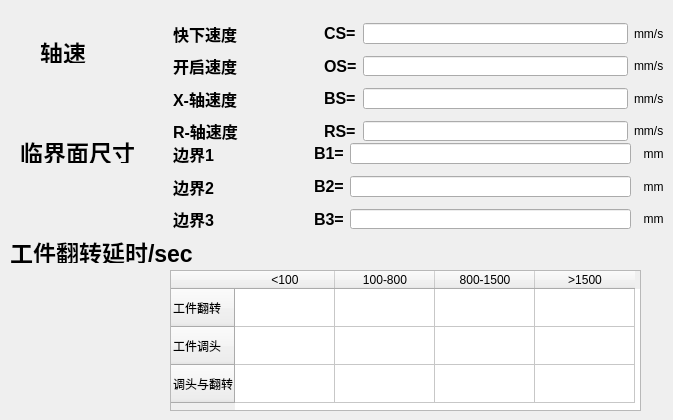
   <widget class="QWidget" name="tab_7">
    <attribute name="title">
     <string>生产用时计算</string>
    </attribute>
    <widget class="QLabel" name="label_114">
     <property name="geometry">
      <rect>
       <x>40</x>
       <y>40</y>
       <width>61</width>
       <height>23</height>
      </rect>
     </property>
     <property name="font">
      <font>
       <pointsize>17</pointsize>
       <weight>75</weight>
       <bold>true</bold>
      </font>
     </property>
     <property name="text">
      <string>轴速</string>
     </property>
    </widget>
    <widget class="QLabel" name="label_215">
     <property name="geometry">
      <rect>
       <x>20</x>
       <y>140</y>
       <width>121</width>
       <height>23</height>
      </rect>
     </property>
     <property name="font">
      <font>
       <pointsize>17</pointsize>
       <weight>75</weight>
       <bold>true</bold>
      </font>
     </property>
     <property name="text">
      <string>临界面尺寸</string>
     </property>
    </widget>
    <widget class="QLabel" name="label_225">
     <property name="geometry">
      <rect>
       <x>10</x>
       <y>240</y>
       <width>201</width>
       <height>23</height>
      </rect>
     </property>
     <property name="font">
      <font>
       <pointsize>17</pointsize>
       <weight>75</weight>
       <bold>true</bold>
      </font>
     </property>
     <property name="text">
      <string>工件翻转延时/sec</string>
     </property>
    </widget>
    <widget class="QTableWidget" name="tableWidget_3">
     <property name="geometry">
      <rect>
       <x>170</x>
       <y>270</y>
       <width>471</width>
       <height>141</height>
      </rect>
     </property>
     <property name="autoScrollMargin">
      <number>16</number>
     </property>
     <attribute name="horizontalHeaderDefaultSectionSize">
      <number>100</number>
     </attribute>
     <attribute name="verticalHeaderDefaultSectionSize">
      <number>38</number>
     </attribute>
     <row>
      <property name="text">
       <string>工件翻转</string>
      </property>
     </row>
     <row>
      <property name="text">
       <string>工件调头</string>
      </property>
     </row>
     <row>
      <property name="text">
       <string>调头与翻转</string>
      </property>
     </row>
     <column>
      <property name="text">
       <string>&lt;100</string>
      </property>
     </column>
     <column>
      <property name="text">
       <string>100-800</string>
      </property>
     </column>
     <column>
      <property name="text">
       <string>800-1500</string>
      </property>
     </column>
     <column>
      <property name="text">
       <string>&gt;1500</string>
      </property>
     </column>
    </widget>
    <widget class="QWidget" name="layoutWidget">
     <property name="geometry">
      <rect>
       <x>173</x>
       <y>23</y>
       <width>491</width>
       <height>118</height>
      </rect>
     </property>
     <layout class="QGridLayout" name="gridLayout_11">
      <property name="verticalSpacing">
       <number>12</number>
      </property>
      <item row="0" column="0">
       <widget class="QLabel" name="label_106">
        <property name="font">
         <font>
          <pointsize>12</pointsize>
          <weight>75</weight>
          <bold>true</bold>
         </font>
        </property>
        <property name="text">
         <string>快下速度                  </string>
        </property>
       </widget>
      </item>
      <item row="0" column="1">
       <widget class="QLabel" name="label_107">
        <property name="font">
         <font>
          <pointsize>12</pointsize>
          <weight>75</weight>
          <bold>true</bold>
         </font>
        </property>
        <property name="text">
         <string>CS=</string>
        </property>
       </widget>
      </item>
      <item row="0" column="2">
       <widget class="QLineEdit" name="line34">
        <property name="text">
         <string/>
        </property>
       </widget>
      </item>
      <item row="0" column="3">
       <widget class="QLabel" name="label_13">
        <property name="text">
         <string>mm/s</string>
        </property>
       </widget>
      </item>
      <item row="1" column="0">
       <widget class="QLabel" name="label_108">
        <property name="font">
         <font>
          <pointsize>12</pointsize>
          <weight>75</weight>
          <bold>true</bold>
         </font>
        </property>
        <property name="text">
         <string>开启速度                  </string>
        </property>
       </widget>
      </item>
      <item row="1" column="1">
       <widget class="QLabel" name="label_109">
        <property name="font">
         <font>
          <pointsize>12</pointsize>
          <weight>75</weight>
          <bold>true</bold>
         </font>
        </property>
        <property name="text">
         <string>OS=</string>
        </property>
       </widget>
      </item>
      <item row="1" column="2">
       <widget class="QLineEdit" name="line35">
        <property name="text">
         <string/>
        </property>
       </widget>
      </item>
      <item row="1" column="3">
       <widget class="QLabel" name="label_14">
        <property name="text">
         <string>mm/s</string>
        </property>
       </widget>
      </item>
      <item row="2" column="0">
       <widget class="QLabel" name="label_110">
        <property name="enabled">
         <bool>true</bool>
        </property>
        <property name="font">
         <font>
          <pointsize>12</pointsize>
          <weight>75</weight>
          <bold>true</bold>
         </font>
        </property>
        <property name="text">
         <string>X-轴速度                  </string>
        </property>
       </widget>
      </item>
      <item row="2" column="1">
       <widget class="QLabel" name="label_111">
        <property name="enabled">
         <bool>true</bool>
        </property>
        <property name="font">
         <font>
          <pointsize>12</pointsize>
          <weight>75</weight>
          <bold>true</bold>
         </font>
        </property>
        <property name="text">
         <string>BS=</string>
        </property>
       </widget>
      </item>
      <item row="2" column="2">
       <widget class="QLineEdit" name="line36">
        <property name="enabled">
         <bool>true</bool>
        </property>
        <property name="text">
         <string/>
        </property>
       </widget>
      </item>
      <item row="2" column="3">
       <widget class="QLabel" name="label_15">
        <property name="enabled">
         <bool>true</bool>
        </property>
        <property name="text">
         <string>mm/s</string>
        </property>
       </widget>
      </item>
      <item row="3" column="0">
       <widget class="QLabel" name="label_112">
        <property name="enabled">
         <bool>true</bool>
        </property>
        <property name="font">
         <font>
          <pointsize>12</pointsize>
          <weight>75</weight>
          <bold>true</bold>
         </font>
        </property>
        <property name="text">
         <string>R-轴速度                  </string>
        </property>
       </widget>
      </item>
      <item row="3" column="1">
       <widget class="QLabel" name="label_113">
        <property name="enabled">
         <bool>true</bool>
        </property>
        <property name="font">
         <font>
          <pointsize>12</pointsize>
          <weight>75</weight>
          <bold>true</bold>
         </font>
        </property>
        <property name="text">
         <string>RS=</string>
        </property>
       </widget>
      </item>
      <item row="3" column="2">
       <widget class="QLineEdit" name="line37">
        <property name="enabled">
         <bool>true</bool>
        </property>
        <property name="text">
         <string/>
        </property>
       </widget>
      </item>
      <item row="3" column="3">
       <widget class="QLabel" name="label_16">
        <property name="enabled">
         <bool>true</bool>
        </property>
        <property name="text">
         <string>mm/s</string>
        </property>
       </widget>
      </item>
     </layout>
    </widget>
    <widget class="QWidget" name="layoutWidget">
     <property name="geometry">
      <rect>
       <x>173</x>
       <y>143</y>
       <width>491</width>
       <height>86</height>
      </rect>
     </property>
     <layout class="QGridLayout" name="gridLayout_12">
      <property name="verticalSpacing">
       <number>12</number>
      </property>
      <item row="0" column="0">
       <widget class="QLabel" name="label_216">
        <property name="font">
         <font>
          <pointsize>12</pointsize>
          <weight>75</weight>
          <bold>true</bold>
         </font>
        </property>
        <property name="text">
         <string>边界1                     </string>
        </property>
       </widget>
      </item>
      <item row="0" column="1">
       <widget class="QLabel" name="label_217">
        <property name="font">
         <font>
          <pointsize>12</pointsize>
          <weight>75</weight>
          <bold>true</bold>
         </font>
        </property>
        <property name="text">
         <string>B1=</string>
        </property>
       </widget>
      </item>
      <item row="0" column="2">
       <widget class="QLineEdit" name="line38">
        <property name="text">
         <string/>
        </property>
       </widget>
      </item>
      <item row="0" column="3">
       <widget class="QLabel" name="label_218">
        <property name="text">
         <string>  mm</string>
        </property>
       </widget>
      </item>
      <item row="1" column="0">
       <widget class="QLabel" name="label_219">
        <property name="font">
         <font>
          <pointsize>12</pointsize>
          <weight>75</weight>
          <bold>true</bold>
         </font>
        </property>
        <property name="text">
         <string>边界2                     </string>
        </property>
       </widget>
      </item>
      <item row="1" column="1">
       <widget class="QLabel" name="label_220">
        <property name="font">
         <font>
          <pointsize>12</pointsize>
          <weight>75</weight>
          <bold>true</bold>
         </font>
        </property>
        <property name="text">
         <string>B2=</string>
        </property>
       </widget>
      </item>
      <item row="1" column="2">
       <widget class="QLineEdit" name="line39">
        <property name="text">
         <string/>
        </property>
       </widget>
      </item>
      <item row="1" column="3">
       <widget class="QLabel" name="label_221">
        <property name="text">
         <string>  mm</string>
        </property>
       </widget>
      </item>
      <item row="2" column="0">
       <widget class="QLabel" name="label_222">
        <property name="enabled">
         <bool>true</bool>
        </property>
        <property name="font">
         <font>
          <pointsize>12</pointsize>
          <weight>75</weight>
          <bold>true</bold>
         </font>
        </property>
        <property name="text">
         <string>边界3                     </string>
        </property>
       </widget>
      </item>
      <item row="2" column="1">
       <widget class="QLabel" name="label_223">
        <property name="enabled">
         <bool>true</bool>
        </property>
        <property name="font">
         <font>
          <pointsize>12</pointsize>
          <weight>75</weight>
          <bold>true</bold>
         </font>
        </property>
        <property name="text">
         <string>B3=</string>
        </property>
       </widget>
      </item>
      <item row="2" column="2">
       <widget class="QLineEdit" name="line40">
        <property name="enabled">
         <bool>true</bool>
        </property>
        <property name="text">
         <string/>
        </property>
       </widget>
      </item>
      <item row="2" column="3">
       <widget class="QLabel" name="label_224">
        <property name="enabled">
         <bool>true</bool>
        </property>
        <property name="text">
         <string>  mm</string>
        </property>
       </widget>
      </item>
     </layout>
    </widget>
   </widget>
